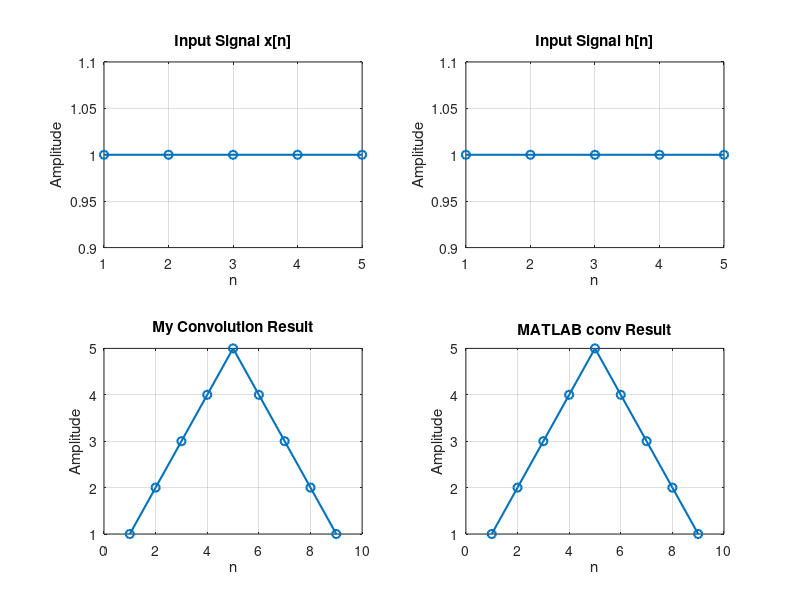
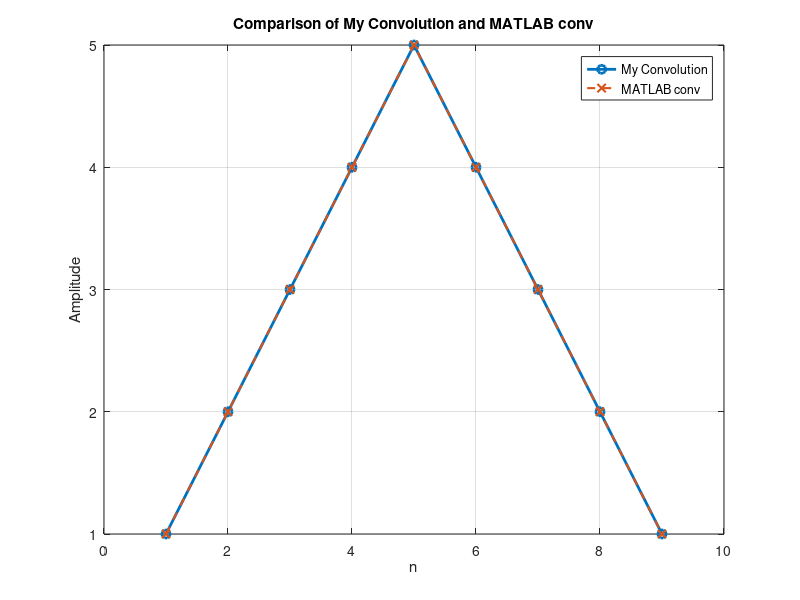

The MATLAB script that drew these images, in order:
x = [1 1 1 1 1];
h = [1 1 1 1 1];

function y = myConv(x, h)

Nx = length(x);
Nh = length(h);

Ny = Nx + Nh - 1;

y = zeros(1, Ny);

for n = 1:Ny

    for k = 1:Nx

        j = n - k + 1;

        if j >= 1 && j <= Nh
            y(n) = y(n) + x(k) * h(j);
        end

    end

end

end

y_my = myConv(x, h);

y_matlab = conv(x, h);

disp('Result from my convolution function:');
disp(y_my);

disp('Result from MATLAB conv function:');
disp(y_matlab);

figure;

subplot(2,2,1);
plot(x, '-o', 'LineWidth', 1.5);
grid on;
title('Input Signal x[n]');
xlabel('n');
ylabel('Amplitude');

subplot(2,2,2);
plot(h, '-o', 'LineWidth', 1.5);
grid on;
title('Input Signal h[n]');
xlabel('n');
ylabel('Amplitude');

subplot(2,2,3);
plot(y_my, '-o', 'LineWidth', 1.5);
grid on;
title('My Convolution Result');
xlabel('n');
ylabel('Amplitude');

subplot(2,2,4);
plot(y_matlab, '-o', 'LineWidth', 1.5);
grid on;
title('MATLAB conv Result');
xlabel('n');
ylabel('Amplitude');

figure;

plot(y_my, '-o', 'LineWidth', 2);
hold on;
plot(y_matlab, '--x', 'LineWidth', 1.5);

grid on;
xlabel('n');
ylabel('Amplitude');
title('Comparison of My Convolution and MATLAB conv');
legend('My Convolution', 'MATLAB conv');
